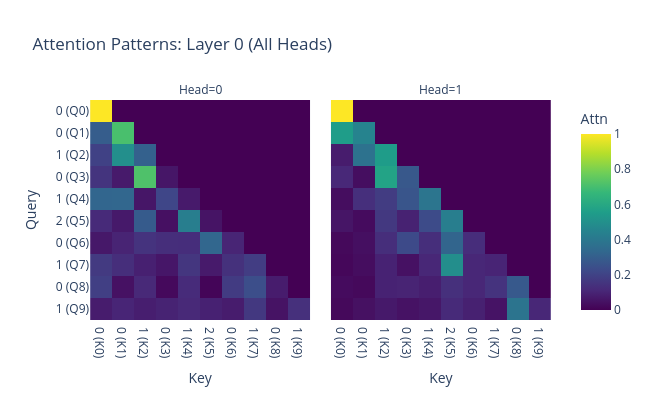
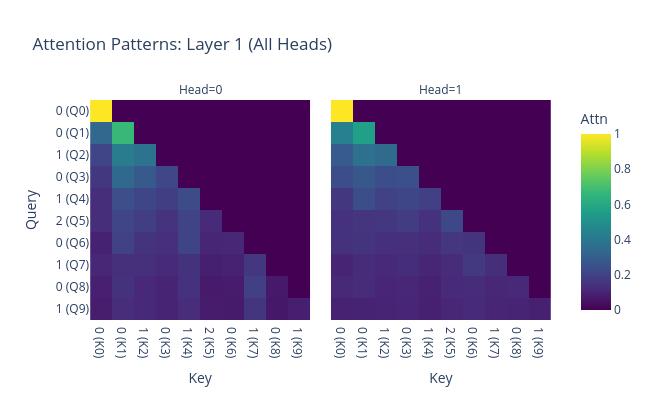

These figures' notebook cell, in order:
### Code cell
history=process.generate_process_history(total_length=10)
# input_seq=torch.tensor([history.symbols],dtype=torch.long,device=device)
input_seq=torch.tensor([[0, 0, 1, 0, 1, 2, 0, 1, 0, 1]],dtype=torch.long,device=device)
print(input_seq)
logits, cache = model.run_with_cache(input_seq)
token_labels = [str(t.item()) for t in input_seq[0]]
plot_attention_heatmap(cache, layer_idx=None, head_idx=None, tokens=token_labels)

print(f"model{model_name}")

### Figure 1 — Plotly figure (JSON) as saved in the notebook; plotly's stock layout.template omitted (floating-point values rounded to 4 significant figures)
{"data": [{"coloraxis": "coloraxis", "hovertemplate": "Key: %{x}<br>Query: %{y}<br>Attn: %{z}<extra></extra>", "name": "0", "type": "heatmap", "x": ["0 (K0)", "0 (K1)", "1 (K2)", "0 (K3)", "1 (K4)", "2 (K5)", "0 (K6)", "1 (K7)", "0 (K8)", "1 (K9)"], "xaxis": "x", "y": ["0 (Q0)", "0 (Q1)", "1 (Q2)", "0 (Q3)", "1 (Q4)", "2 (Q5)", "0 (Q6)", "1 (Q7)", "0 (Q8)", "1 (Q9)"], "yaxis": "y", "z": [[1.0, 0.0, 0.0, 0.0, 0.0, 0.0, 0.0, 0.0, 0.0, 0.0], [0.2942, 0.7058, 0.0, 0.0, 0.0, 0.0, 0.0, 0.0, 0.0, 0.0], [0.196, 0.4949, 0.3091, 0.0, 0.0, 0.0, 0.0, 0.0, 0.0, 0.0], [0.1528, 0.07207, 0.7165, 0.0586, 0.0, 0.0, 0.0, 0.0, 0.0, 0.0], [0.326, 0.3289, 0.06003, 0.213, 0.072, 0.0, 0.0, 0.0, 0.0, 0.0], [0.1192, 0.06802, 0.2884, 0.04285, 0.4279, 0.05358, 0.0, 0.0, 0.0, 0.0], [0.06414, 0.09851, 0.1483, 0.1301, 0.1289, 0.3283, 0.1017, 0.0, 0.0, 0.0], [0.1702, 0.1305, 0.08899, 0.06046, 0.1594, 0.06994, 0.1401, 0.1805, 0.0, 0.0], [0.1885, 0.04661, 0.1131, 0.0238, 0.1222, 0.01139, 0.1758, 0.2417, 0.0768, 0.0], [0.07769, 0.1038, 0.08299, 0.0969, 0.1141, 0.09246, 0.0782, 0.1645, 0.05048, 0.1389]]}, {"coloraxis": "coloraxis", "hovertemplate": "Key: %{x}<br>Query: %{y}<br>Attn: %{z}<extra></extra>", "name": "1", "type": "heatmap", "x": ["0 (K0)", "0 (K1)", "1 (K2)", "0 (K3)", "1 (K4)", "2 (K5)", "0 (K6)", "1 (K7)", "0 (K8)", "1 (K9)"], "xaxis": "x2", "y": ["0 (Q0)", "0 (Q1)", "1 (Q2)", "0 (Q3)", "1 (Q4)", "2 (Q5)", "0 (Q6)", "1 (Q7)", "0 (Q8)", "1 (Q9)"], "yaxis": "y2", "z": [[1.0, 0.0, 0.0, 0.0, 0.0, 0.0, 0.0, 0.0, 0.0, 0.0], [0.5513, 0.4487, 0.0, 0.0, 0.0, 0.0, 0.0, 0.0, 0.0, 0.0], [0.07632, 0.3758, 0.5479, 0.0, 0.0, 0.0, 0.0, 0.0, 0.0, 0.0], [0.1101, 0.03667, 0.5758, 0.2774, 0.0, 0.0, 0.0, 0.0, 0.0, 0.0], [0.03306, 0.1345, 0.1785, 0.266, 0.3878, 0.0, 0.0, 0.0, 0.0, 0.0], [0.05598, 0.02951, 0.1659, 0.09365, 0.2281, 0.4269, 0.0, 0.0, 0.0, 0.0], [0.0228, 0.0399, 0.1299, 0.2268, 0.132, 0.321, 0.1276, 0.0, 0.0, 0.0], [0.01716, 0.0354, 0.09444, 0.04681, 0.1084, 0.4905, 0.1069, 0.1004, 0.0, 0.0], [0.0295, 0.02198, 0.09513, 0.09857, 0.08211, 0.1371, 0.109, 0.1475, 0.2791, 0.0], [0.02252, 0.04456, 0.06858, 0.04907, 0.06222, 0.1181, 0.09029, 0.05235, 0.3853, 0.107]]}], "layout": {"annotations": [{"font": {}, "showarrow": false, "text": "Head=0", "x": 0.2497, "xanchor": "center", "xref": "paper", "y": 1, "yanchor": "bottom", "yref": "paper"}, {"font": {}, "showarrow": false, "text": "Head=1", "x": 0.7502, "xanchor": "center", "xref": "paper", "y": 1, "yanchor": "bottom", "yref": "paper"}], "coloraxis": {"cmax": 1, "cmin": 0, "colorbar": {"title": {"text": "Attn"}}, "colorscale": [[0, "#440154"], [0.1111, "#482878"], [0.2222, "#3e4989"], [0.3333, "#31688e"], [0.4444, "#26828e"], [0.5556, "#1f9e89"], [0.6667, "#35b779"], [0.7778, "#6ece58"], [0.8889, "#b5de2b"], [1, "#fde725"]]}, "height": 400, "title": {"text": "Attention Patterns: Layer 0 (All Heads)"}, "width": 650, "xaxis": {"anchor": "y", "constrain": "domain", "domain": [0, 0.4995], "scaleanchor": "y", "title": {"text": "Key"}}, "xaxis2": {"anchor": "y2", "domain": [0.5005, 1], "matches": "x", "title": {"text": "Key"}}, "yaxis": {"anchor": "x", "autorange": "reversed", "constrain": "domain", "domain": [0, 1], "title": {"text": "Query"}}, "yaxis2": {"anchor": "x2", "domain": [0, 1], "matches": "y", "showticklabels": false}}}

### Figure 2 — Plotly figure (JSON) as saved in the notebook; plotly's stock layout.template omitted (floating-point values rounded to 4 significant figures)
{"data": [{"coloraxis": "coloraxis", "hovertemplate": "Key: %{x}<br>Query: %{y}<br>Attn: %{z}<extra></extra>", "name": "0", "type": "heatmap", "x": ["0 (K0)", "0 (K1)", "1 (K2)", "0 (K3)", "1 (K4)", "2 (K5)", "0 (K6)", "1 (K7)", "0 (K8)", "1 (K9)"], "xaxis": "x", "y": ["0 (Q0)", "0 (Q1)", "1 (Q2)", "0 (Q3)", "1 (Q4)", "2 (Q5)", "0 (Q6)", "1 (Q7)", "0 (Q8)", "1 (Q9)"], "yaxis": "y", "z": [[1.0, 0.0, 0.0, 0.0, 0.0, 0.0, 0.0, 0.0, 0.0, 0.0], [0.3287, 0.6713, 0.0, 0.0, 0.0, 0.0, 0.0, 0.0, 0.0, 0.0], [0.2087, 0.4166, 0.3747, 0.0, 0.0, 0.0, 0.0, 0.0, 0.0, 0.0], [0.1652, 0.3373, 0.281, 0.2165, 0.0, 0.0, 0.0, 0.0, 0.0, 0.0], [0.1324, 0.242, 0.2108, 0.1849, 0.2299, 0.0, 0.0, 0.0, 0.0, 0.0], [0.1328, 0.21, 0.1851, 0.1466, 0.2036, 0.1219, 0.0, 0.0, 0.0, 0.0], [0.09489, 0.1976, 0.1531, 0.1352, 0.206, 0.1042, 0.109, 0.0, 0.0, 0.0], [0.109, 0.1379, 0.1382, 0.1229, 0.1461, 0.08526, 0.09478, 0.1659, 0.0, 0.0], [0.08926, 0.1452, 0.1153, 0.09926, 0.1415, 0.07183, 0.07585, 0.1933, 0.06845, 0.0], [0.08079, 0.1271, 0.1107, 0.09901, 0.1264, 0.07745, 0.07454, 0.1545, 0.0645, 0.08507]]}, {"coloraxis": "coloraxis", "hovertemplate": "Key: %{x}<br>Query: %{y}<br>Attn: %{z}<extra></extra>", "name": "1", "type": "heatmap", "x": ["0 (K0)", "0 (K1)", "1 (K2)", "0 (K3)", "1 (K4)", "2 (K5)", "0 (K6)", "1 (K7)", "0 (K8)", "1 (K9)"], "xaxis": "x2", "y": ["0 (Q0)", "0 (Q1)", "1 (Q2)", "0 (Q3)", "1 (Q4)", "2 (Q5)", "0 (Q6)", "1 (Q7)", "0 (Q8)", "1 (Q9)"], "yaxis": "y2", "z": [[1.0, 0.0, 0.0, 0.0, 0.0, 0.0, 0.0, 0.0, 0.0, 0.0], [0.4355, 0.5645, 0.0, 0.0, 0.0, 0.0, 0.0, 0.0, 0.0, 0.0], [0.2852, 0.3704, 0.3445, 0.0, 0.0, 0.0, 0.0, 0.0, 0.0, 0.0], [0.2372, 0.2772, 0.241, 0.2446, 0.0, 0.0, 0.0, 0.0, 0.0, 0.0], [0.1616, 0.2386, 0.1986, 0.2108, 0.1904, 0.0, 0.0, 0.0, 0.0, 0.0], [0.1413, 0.1536, 0.1654, 0.1774, 0.1431, 0.2193, 0.0, 0.0, 0.0, 0.0], [0.1433, 0.1527, 0.1351, 0.1332, 0.1261, 0.1584, 0.151, 0.0, 0.0, 0.0], [0.09883, 0.1256, 0.1156, 0.1289, 0.1051, 0.1263, 0.1689, 0.1307, 0.0, 0.0], [0.1133, 0.1244, 0.1038, 0.1069, 0.09363, 0.1172, 0.1235, 0.1074, 0.11, 0.0], [0.09217, 0.09573, 0.09841, 0.1036, 0.08727, 0.1096, 0.1211, 0.1026, 0.09986, 0.08964]]}], "layout": {"annotations": [{"font": {}, "showarrow": false, "text": "Head=0", "x": 0.2497, "xanchor": "center", "xref": "paper", "y": 1, "yanchor": "bottom", "yref": "paper"}, {"font": {}, "showarrow": false, "text": "Head=1", "x": 0.7502, "xanchor": "center", "xref": "paper", "y": 1, "yanchor": "bottom", "yref": "paper"}], "coloraxis": {"cmax": 1, "cmin": 0, "colorbar": {"title": {"text": "Attn"}}, "colorscale": [[0, "#440154"], [0.1111, "#482878"], [0.2222, "#3e4989"], [0.3333, "#31688e"], [0.4444, "#26828e"], [0.5556, "#1f9e89"], [0.6667, "#35b779"], [0.7778, "#6ece58"], [0.8889, "#b5de2b"], [1, "#fde725"]]}, "height": 400, "title": {"text": "Attention Patterns: Layer 1 (All Heads)"}, "width": 650, "xaxis": {"anchor": "y", "constrain": "domain", "domain": [0, 0.4995], "scaleanchor": "y", "title": {"text": "Key"}}, "xaxis2": {"anchor": "y2", "domain": [0.5005, 1], "matches": "x", "title": {"text": "Key"}}, "yaxis": {"anchor": "x", "autorange": "reversed", "constrain": "domain", "domain": [0, 1], "title": {"text": "Query"}}, "yaxis2": {"anchor": "x2", "domain": [0, 1], "matches": "y", "showticklabels": false}}}
